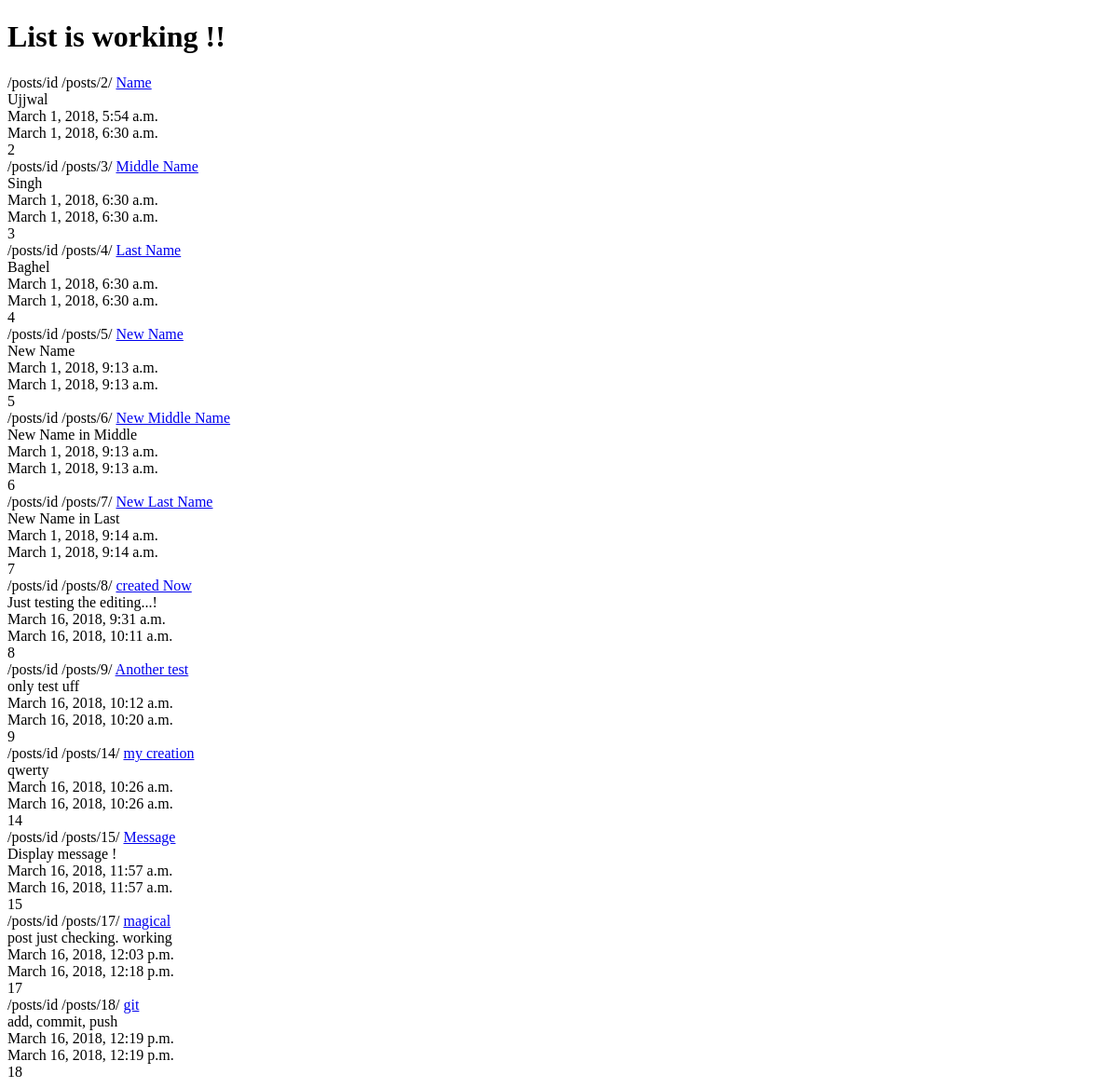
The app's page /posts/, older data.
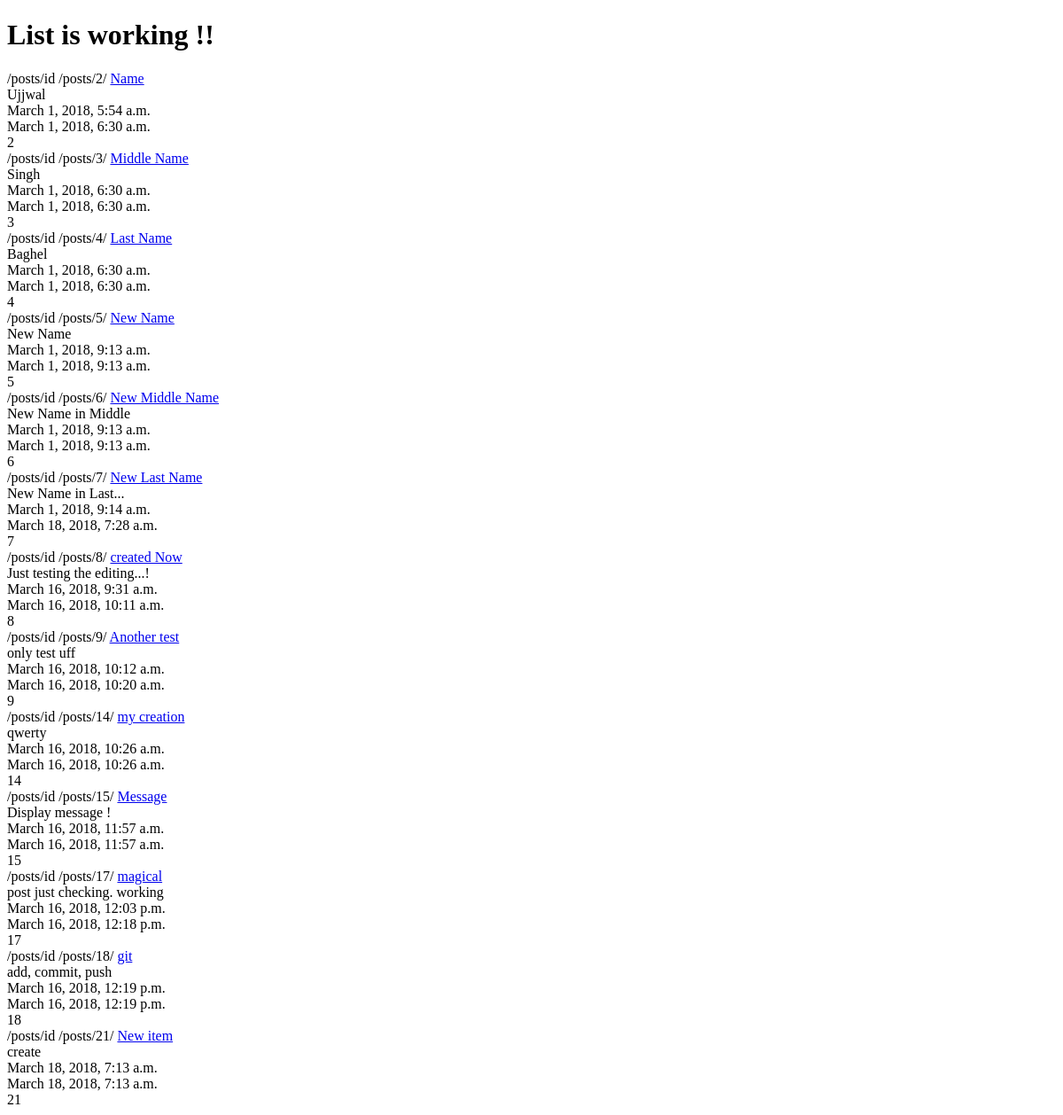
The same page, newer data.
### posts/models.py (models this page shows, shortened)
class Post(models.Model):
	title = models.CharField(max_length=120)
	content = models.TextField()
	updated = models.DateTimeField(auto_now=True, auto_now_add=False)
	timestamp = models.DateTimeField(auto_now=False,auto_now_add=True)
	def get_absolute_url(self):
		return reverse("posts:detail", kwargs={"id":self.id})

### posts/views.py (the view)
def post_list(request):
	queryset = Post.objects.all()
	context = {
		"object_list":queryset,
		"title":"List"
	}
	return render(request, "post_list.html", context)

### templates/post_list.html
{% extends "base.html" %}
{% block content %}
	<h1>{{title}} is working !!</h1>
	{% for obj in object_list %}
		/posts/id
		{% url "posts:detail" id=obj.id %}
		<a href='{{ obj.get_absolute_url }}'>{{ obj.title }} </a></br>
		{{ obj.content }} </br>
		{{ obj.timestamp }} </br>
		{{ obj.updated }} </br>
		{{ obj.id }} </br>
	{% endfor %}
{% endblock content %}

Row changes from the older to the newer data that the page shows:
changed Post "/posts/7/": content "New Name in Last" → "New Name in Last..."; updated "March 1, 2018, 9:14 a.m." → "March 18, 2018, 7:28 a.m."
added Post: id "/posts/21/", title "New item", content "create", timestamp "March 18, 2018, 7:13 a.m.", updated "March 18, 2018, 7:13 a.m.", id "21"
